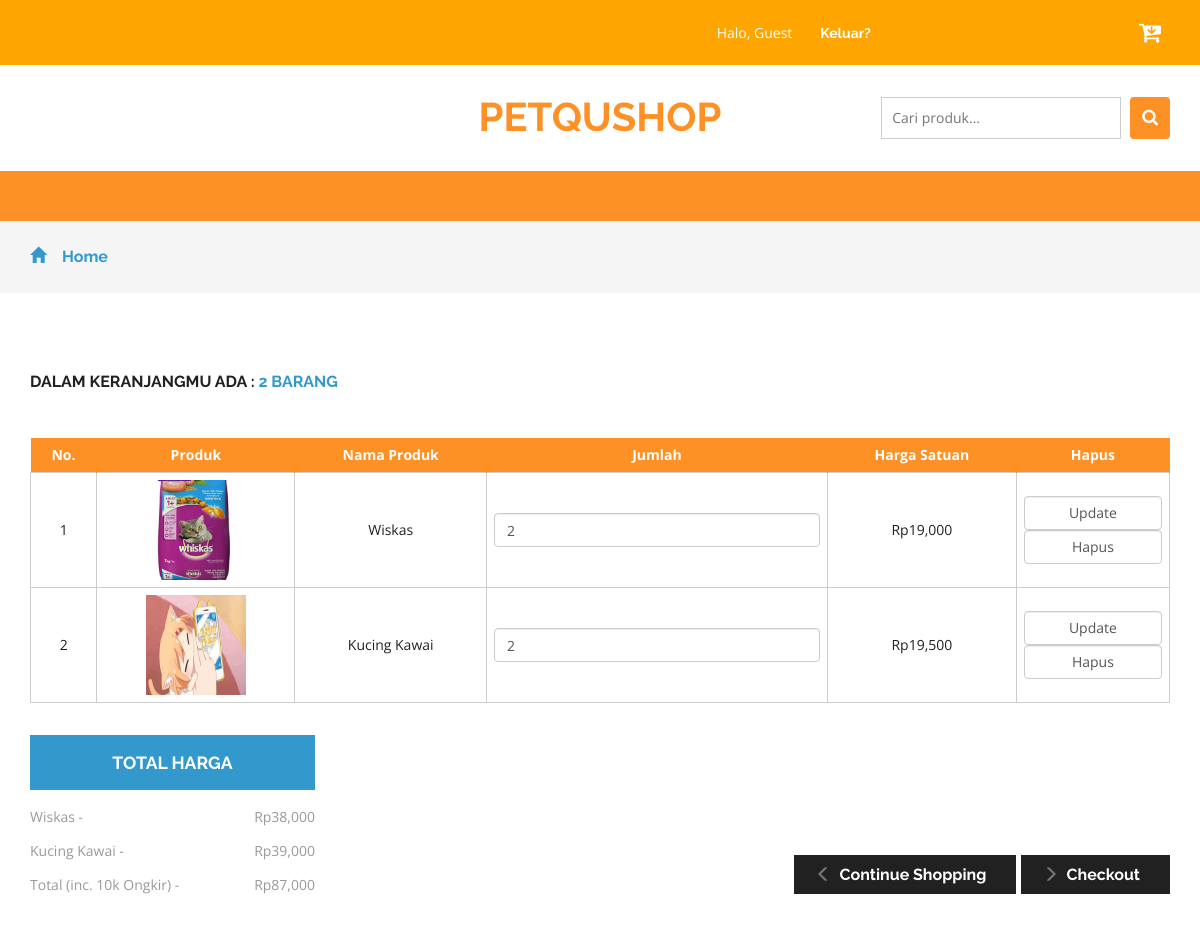
The page /cart.php (signed in) on the database its author committed.
### tables this page shows
CREATE TABLE `detailorder` (
  `detailid` int(11) NOT NULL,
  `orderid` varchar(100) NOT NULL,
  `idproduk` int(11) NOT NULL,
  `qty` int(11) NOT NULL
);

CREATE TABLE `produk` (
  `idproduk` int(11) NOT NULL,
  `namaproduk` varchar(30) NOT NULL,
  `gambar` varchar(100) NOT NULL,
  `deskripsi` varchar(200) NOT NULL,
  `rate` int(11) NOT NULL,
  `hargabefore` int(11) NOT NULL,
  `hargaafter` int(11) NOT NULL,
  `tgldibuat` timestamp NOT NULL DEFAULT current_timestamp()
);

### cart.php (the view, shortened to what this page needs)
<?php
include 'dbconnect.php';
	$uid = $_SESSION['id'];
	$caricart = mysqli_query($conn,"select * from cart where userid='$uid' and status='Cart'");
	$fetc = mysqli_fetch_array($caricart);
	$orderidd = $fetc['orderid'];
	$itungtrans = mysqli_query($conn,"select count(detailid) as jumlahtrans from detailorder where orderid='$orderidd'");
	$itungtrans2 = mysqli_fetch_assoc($itungtrans);
	$itungtrans3 = $itungtrans2['jumlahtrans'];
?>
<!DOCTYPE html>
<html>
<head>
<link href="css/bootstrap.css" rel="stylesheet" type="text/css" media="all" />
<link href="css/style.css" rel="stylesheet" type="text/css" media="all" />
<link href="css/font-awesome.css" rel="stylesheet">
</head>
<body>
	<div class="agileits_header">
		<div class="container">
			<div class="w3l_offers">
			</div>
			<div class="agile-login">
				<ul>
				<?php
				if(!isset($_SESSION['log'])){
					echo '
					<li><a href="registered.php"> Register</a></li>
					<li><a href="login.php">Login</a></li>
					';
				} else {
					if($_SESSION['role']=='Member'){
					echo '
					<li style="color:white">Halo, '.$_SESSION["name"].'
					<li><a href="logout.php">Keluar?</a></li>
					';
					} else {
					echo '
					<li style="color:white">Halo, '.$_SESSION["name"].'
					<li><a href="admin">Admin Panel</a></li>
					<li><a href="logout.php">Keluar?</a></li>
					';
					};
				}
				?>
				</ul>
			</div>
			<div class="product_list_header">
					<a href="cart.php"><button class="w3view-cart" type="submit" name="submit" value=""><i class="fa fa-cart-arrow-down" aria-hidden="true"></i></button>
					 </a>
			</div>
			<div class="clearfix"> </div>
		</div>
	</div>
	<div class="logo_products">
		<div class="container">
			<div class="w3ls_logo_products_left">
				<h1><a href="index.php">PetquShop</a></h1>
			</div>
		<div class="w3l_search">
			<form action="search.php" method="post">
				<input type="search" name="Search" placeholder="Cari produk...">
				<button type="submit" class="btn btn-default search" aria-label="Left Align">
					<i class="fa fa-search" aria-hidden="true"> </i>
				</button>
			</form>
		</div>
			<div class="clearfix"> </div>
		</div>
	</div>
	<div class="navigation-agileits">
		<div class="container">
			<nav class="navbar navbar-default">
											</div>
							</div>
	<div class="breadcrumbs">
		<div class="container">
			<ol class="breadcrumb breadcrumb1">
				<li><a href="index.php"><span class="glyphicon glyphicon-home" aria-hidden="true"></span>Home</a></li>
			</ol>
		</div>
	</div>
	<div class="checkout">
		<div class="container">
			<h2>Dalam keranjangmu ada : <span><?php echo $itungtrans3 ?> barang</span></h2>
			<div class="checkout-right">
				<table class="timetable_sub">
					<thead>
						<tr>
							<th>No.</th>
							<th>Produk</th>
							<th>Nama Produk</th>
							<th>Jumlah</th>
							<th>Harga Satuan</th>
							<th>Hapus</th>
						</tr>
					</thead>
					<?php
						$brg=mysqli_query($conn,"SELECT * from detailorder d, produk p where orderid='$orderidd' and d.idproduk=p.idproduk order by d.idproduk ASC");
						$no=1;
						while($b=mysqli_fetch_array($brg)){
					?>
					<tr class="rem1"><form method="post">
						<td class="invert"><?php echo $no++ ?></td>
						<td class="invert"><a href="product.php?idproduk=<?php echo $b['idproduk'] ?>"><img src="<?php echo $b['gambar'] ?>" width="100px" height="100px" /></a></td>
						<td class="invert"><?php echo $b['namaproduk'] ?></td>
						<td class="invert">
							 <div class="quantity">
								<div class="quantity-select">
									<input type="number" name="jumlah" class="form-control" height="100px" value="<?php echo $b['qty'] ?>" \>
								</div>
							</div>
						</td>
						<td class="invert">Rp<?php echo number_format($b['hargaafter']) ?></td>
						<td class="invert">
							<div class="rem">
								<input type="submit" name="update" class="form-control" value="Update" \>
								<input type="submit" name="hapus" class="form-control" value="Hapus" \>
							</form>
							</div>
					<?php
						}
					?>
			</div>
			<div class="checkout-left">
				<div class="checkout-left-basket">
					<h4>Total Harga</h4>
					<ul>
						<?php
						$brg=mysqli_query($conn,"SELECT * from detailorder d, produk p where orderid='$orderidd' and d.idproduk=p.idproduk order by d.idproduk ASC");
						$subtotal = 10000;
						while($b=mysqli_fetch_array($brg)){
						$hrg = $b['hargaafter'];
						$qtyy = $b['qty'];
						$totalharga = $hrg * $qtyy;
						$subtotal += $totalharga
						?>
						<li><?php echo $b['namaproduk']?><i> - </i> <span>Rp<?php echo number_format($totalharga) ?> </span></li>
						<?php
						}
						?>
						<li>Total (inc. 10k Ongkir)<i> - </i> <span>Rp<?php echo number_format($subtotal) ?></span></li>
					</ul>
				</div>
				<div class="checkout-right-basket">
					<a href="index.php"><span class="glyphicon glyphicon-menu-left" aria-hidden="true"></span>Continue Shopping</a>
					<a href="checkout.php"><span class="glyphicon glyphicon-menu-right" aria-hidden="true"></span>Checkout</a>
				</div>
				<div class="clearfix"> </div>
			</div>
<link href="css/skdslider.css" rel="stylesheet">
</body>
</html>

### rows shown on the page
detailorder: idproduk.gambar (picture), idproduk.namaproduk "Wiskas", jumlah "2", idproduk.hargaafter "19,000", totalharga "38,000"
detailorder: idproduk.gambar (picture), idproduk.namaproduk "Kucing Kawai", jumlah "2", idproduk.hargaafter "19,500", totalharga "39,000"

### other values the page prints
$_SESSION["name"] "Guest"
$itungtrans3 "2"
$subtotal "87,000"
